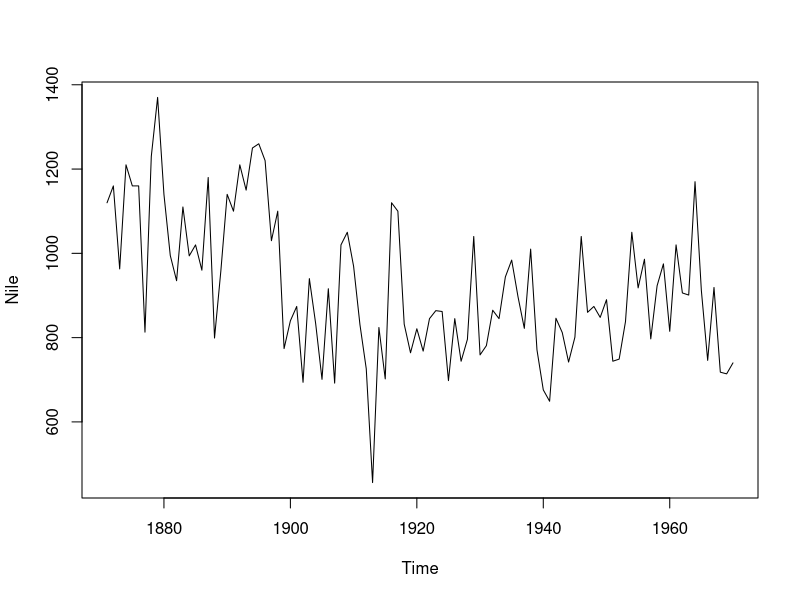
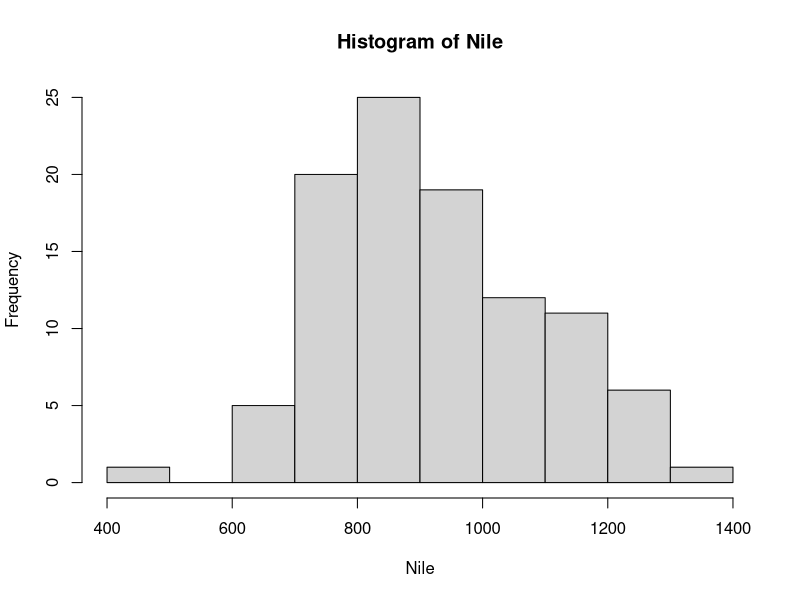

Write the R code that produced these figures, in order.
## ---- chunk 1
x<-c(1,2,4)
x
print(x)
x[3]
x[2:3]
x[4]
print(x[4])
## ---- chunk 2
q <- c(x,x,8)
# Mean of the x vector
mean(x)
# Standard deviation of the x vector
sd(x) 
y <- mean(x)
# And then print it by:
y
stdev<-sd(q)
stdev

## ---- chunk 3
paste("Erik","Bolch")
## ---- chunk 4
#Assign R objects
a <- 1+1
b <- 24/12
c <- 100^2
#Perform some math on the objects
d=(a+c)/b
#Print the results
d
## ---- chunk 5
# print out y
print(y)
y

## ---- chunk 6
# assign value 100 to object "m"
m <- 100
# list objects in my current environment
ls()
## ---- chunk 7
rm(m)
## ---- chunk 8
ls()
## ---- chunk 9
rm(list=ls())
ls()
## ---- chunk 10
Nile
plot(Nile)

meanNile <- mean(Nile)
meanNile

sdNile <- sd(Nile)
sdNile

hist(Nile)
## ---- chunk 11
oddcount <- function(x) 
{
    k <- 0 # assign 0 to k
    for (n in x) {
        if(n %% 2 == 1)
        {
            k <- k+1 # %% is the modulo operator
        }
    }
  return(k)
}
oddcount

oddcount(x <- c(1,3,5))

oddcount(x <- c(1,2,3,7,9))
## ---- chunk 12
38 %% 7
38 %% 2
39 %% 2
y <- c(3,0,7)
for(n in y) { print(n) } # Print simply prints the value of the variable

n <- y[1]
print(n)

n <- y[2]
print(n)

n <- y[3]
print(n)

37 %% 2
37 %% 2 == 1  
38 %% 2
38 %% 2 == 1
## ---- chunk 13
oddcount <- function(x) {
#   print("x is:")
    print(x)
    k <- 0 # assign 0 to k
    print(paste("k is initialized as",k))
    for (n in x) {
        print(paste("current x value being tested is",n))
        if(n %% 2 == 1) 
        {
            k <- k+1 # %% is the modulo operator
            print(paste(n,"is an odd number!"))
        } else
        {
            print(paste(n,"is an even number!"))
        }
        print(paste("k is currently",k))
    }
    print(paste("The final k is",k))
    return(k)
}
# And trying running our more verbose function:
oddcount(x <- c(1,2,3,7,9))
## ---- chunk 14
evencount <- function(x) 
{
    k <- 0 # assign 0 to k
    for (n in x) {
        if(n %% 2 == 0)
        {
            k <- k+1 # %% is the modulo operator
        }
    }
  return(k)
}
evencount(c(2,4,6,7,8,9,24))
